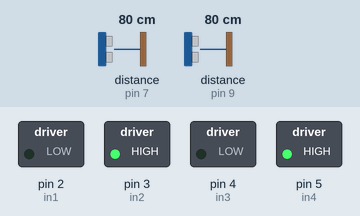
This sketch was run on a simulated Arduino Uno, built with avr-gcc and run on an emulated ATmega328P. Shown: switched loads named in the sketch (green lamp = pin HIGH). Wiring (inferred from the names in the program): 2 × ultrasonic range finder: trigger pin 6, echo pin 7 / trigger pin 8, echo pin 9. Dashed ring = blinking. Inputs (shaded band) come from the test bench; at power-on: distance to the obstacle (sensors on pin 7, pin 9) 80 cm. The echo pulse lasts 58.3 µs per cm; pins used as bus, display or sensor lines are not drawn.

Above: at 1.2 s.
1.3 s: distance to the obstacle (sensor on pin 7) set to 34 cm
2.8 s: distance to the obstacle (sensor on pin 7) set to 28 cm
5.8 s: distance to the obstacle (sensor on pin 9) set to 250 cm
8.8 s: distance to the obstacle (sensor on pin 9) set to 128 cm
At 9.7 s:
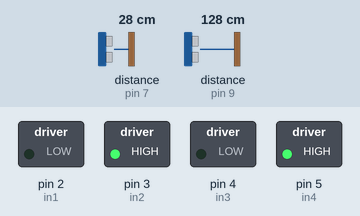
11.8 s: distance to the obstacle (sensor on pin 9) set to 121 cm
At 13.16 s:
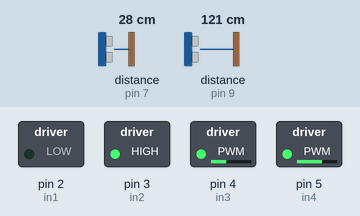
14.8 s: distance to the obstacle (sensor on pin 7) set to 2 cm
At 15.4 s:
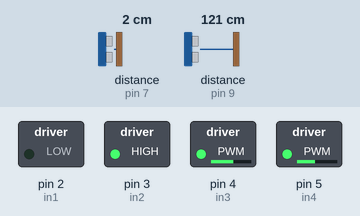
Timing chart, 0 to 18.8 s (numbered marks = the images above; inputs shaded):
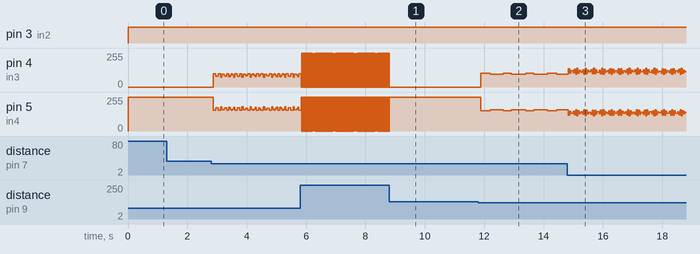

Measured:
- the behaviour switches between 126 and 125 cm on distance to the obstacle (sensor on pin 9) (found by bisection; images 1 and 2)
- after the input at 1.3 s, every drawn part: stays the same
- after the input at 8.8 s, pin 4 (in3): goes on until 8.8 s, then stays 0/255; pin 5 (in4): goes on until 8.8 s, then stays 255/255
- after the input at 11.8 s, pin 4 (in3): alternates 103/255 for 0.30 s and 97/255 for 0.44 s, starting after 0.08 s; pin 5 (in4): alternates 158/255 for 0.44 s and 152/255 for 0.30 s, starting after 0.08 s
- by itself, pin 4 (in3), pin 5 (in4): alternates 255/255 for 0.02 s and 0/255 for 0.02 s

The sketch:

Obstacle_Avoider_Robot.ino
```cpp
//for right sensor
const int right_trigPin = 6;
const int right_echoPin = 7;

//for left sensor
const int left_trigPin = 8;
const int left_echoPin = 9;

const int in1 = 2;
const int in2 = 3;
const int in3 = 4;
const int in4 = 5;

void setup()
{
 //FOR RIGHT
pinMode(right_trigPin, OUTPUT);
pinMode(right_echoPin, INPUT);

//FOR LEFT
pinMode(left_trigPin, OUTPUT);
pinMode(left_echoPin, INPUT);
pinMode (in1, OUTPUT);
pinMode (in2, OUTPUT);
pinMode (in3, OUTPUT);
pinMode (in4, OUTPUT);
}
long duration, distance, distance1, distance2;
void loop()
{
digitalWrite(right_trigPin, LOW);
delayMicroseconds(3);
digitalWrite(right_trigPin, HIGH);
delayMicroseconds(8);
digitalWrite(right_trigPin, LOW);
duration = pulseIn(right_echoPin, HIGH);
distance1 = duration/58.2;
digitalWrite(left_trigPin, LOW);
delayMicroseconds(3);
digitalWrite(left_trigPin, HIGH);
delayMicroseconds(8 );
digitalWrite(left_trigPin, LOW);
duration = pulseIn(left_echoPin, HIGH);
distance2 = duration/58.2;
if(distance1<30 && distance2<30)
{
digitalWrite(in1, LOW);
digitalWrite(in2, LOW);
digitalWrite(in3, LOW);
digitalWrite(in4, LOW);
}
else
{
  //FOR right
digitalWrite(right_trigPin, LOW);
delayMicroseconds(3);
digitalWrite(right_trigPin, HIGH);
delayMicroseconds(8);
digitalWrite(right_trigPin, LOW);
duration = pulseIn(right_echoPin, HIGH);
distance = duration/58.2;
if(distance<30)
{
digitalWrite(in1, LOW);
digitalWrite(in2, HIGH);
digitalWrite(in3, HIGH);
digitalWrite(in4, LOW);
}
else
{
digitalWrite(in1, LOW);
digitalWrite(in2, HIGH);
digitalWrite(in3, LOW);
digitalWrite(in4, HIGH);
}
// for left
digitalWrite(left_trigPin, LOW);
delayMicroseconds(3);
digitalWrite(left_trigPin, HIGH);
delayMicroseconds(8 );
digitalWrite(left_trigPin, LOW);
duration = pulseIn(left_echoPin, HIGH);
distance = duration/58.2;
if(distance<30)
{
digitalWrite(in1, HIGH);
digitalWrite(in2, LOW);
digitalWrite(in3, LOW);
digitalWrite(in4, HIGH);
}
else
{
digitalWrite(in1, LOW);
digitalWrite(in2, HIGH);
digitalWrite(in3, LOW);
digitalWrite(in4, HIGH);
}
}
}
```
